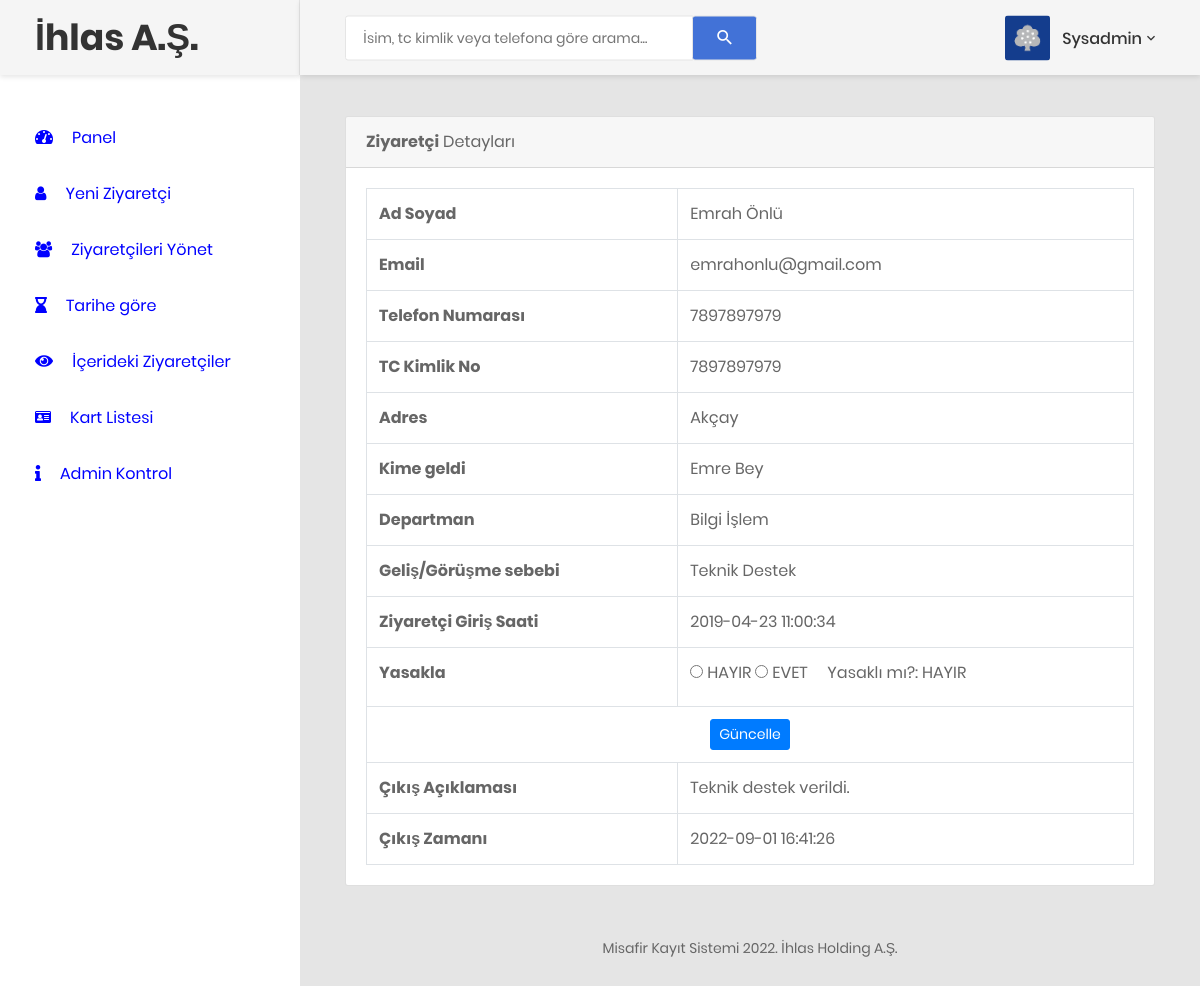
The app's page /visitor-detail.php?editid=5 (signed in) with its own data.
### tables this page shows
CREATE TABLE `tblvisitor` (
  `ID` int(5) NOT NULL,
  `FullName` varchar(120) DEFAULT NULL,
  `Kart` char(4) DEFAULT NULL,
  `Email` varchar(120) DEFAULT NULL,
  `MobileNumber` bigint(11) DEFAULT NULL,
  `TcKimlik` char(11) NOT NULL,
  `Address` varchar(250) DEFAULT NULL,
  `WhomtoMeet` varchar(120) DEFAULT NULL,
  `Deptartment` varchar(120) DEFAULT NULL,
  `ReasontoMeet` varchar(120) DEFAULT NULL,
  `EnterDate` timestamp NULL DEFAULT current_timestamp(),
  `remark` varchar(255) DEFAULT NULL,
  `outtime` timestamp NULL DEFAULT NULL ON UPDATE current_timestamp(),
  `Ban` char(6) DEFAULT NULL
);

### visitor-detail.php (the view, shortened to what this page needs)
<?php
include('includes/dbconnection.php');
if (strlen($_SESSION['cvmsaid']==0)) {
  header('location:logout.php');
  } else{
?>
<!DOCTYPE html>
<html lang="tr">
<head>
    <link href="css/font-face.css" rel="stylesheet" media="all">
    <link href="vendor/font-awesome-5/css/fontawesome-all.min.css" rel="stylesheet" media="all">
    <link href="vendor/font-awesome-4.7/css/font-awesome.min.css" rel="stylesheet" media="all">
    <link href="vendor/mdi-font/css/material-design-iconic-font.min.css" rel="stylesheet" media="all">
    <link href="vendor/bootstrap-4.1/bootstrap.min.css" rel="stylesheet" media="all">
    <link href="vendor/animsition/animsition.min.css" rel="stylesheet" media="all">
    <link href="vendor/bootstrap-progressbar/bootstrap-progressbar-3.3.4.min.css" rel="stylesheet" media="all">
    <link href="vendor/wow/animate.css" rel="stylesheet" media="all">
    <link href="vendor/css-hamburgers/hamburgers.min.css" rel="stylesheet" media="all">
    <link href="vendor/slick/slick.css" rel="stylesheet" media="all">
    <link href="vendor/select2/select2.min.css" rel="stylesheet" media="all">
    <link href="vendor/perfect-scrollbar/perfect-scrollbar.css" rel="stylesheet" media="all">
    <link href="css/theme.css" rel="stylesheet" media="all">
</head>
<body class="animsition">
    <div class="page-wrapper">
        <?php include_once('includes/sidebar.php');?>
        <div class="page-container">
            <?php include_once('includes/header.php');?>
            <div class="main-content">
                <div class="section__content section__content--p30">
                    <div class="container-fluid">
                        <div class="row">
                            <div class="col-lg-12">
                                <div class="card">
                                    <div class="card-header">
                                        <strong>Ziyaretçi</strong>  Detayları
                                    </div>
                                    <div class="card-body card-block">
  <?php
 $eid=$_GET['editid'];
$ret=mysqli_query($con,"select * from  tblvisitor where ID='$eid'");
while ($row=mysqli_fetch_array($ret)) {
?><table border="1" class="table table-bordered mg-b-0">
                                            <tr>
    <th>Ad Soyad</th>
    <td><?php  echo $row['FullName'];?></td>
  </tr>
   <tr>
    <th>Email</th>
    <td><?php  echo $row['Email'];?></td>
  </tr>
  <tr>
    <th>Telefon Numarası</th>
    <td><?php  echo $row['MobileNumber'];?></td>
  </tr>
  <tr>
    <th>TC Kimlik No</th>
    <td><?php  echo $row['TcKimlik'];?></td>
  </tr>
  <tr>
    <th>Adres</th>
    <td><?php  echo $row['Address'];?></td>
  </tr>
  <tr>
    <th>Kime geldi</th>
    <td><?php  echo $row['WhomtoMeet'];?></td>
  </tr>
  <tr>
    <th>Departman</th>
    <td><?php  echo $row['Deptartment'];?></td>
  </tr>
  <tr>
    <th>Geliş/Görüşme sebebi</th>
    <td><?php  echo $row['ReasontoMeet'];?></td>
  </tr>
  <tr>
    <th>Ziyaretçi Giriş Saati</th>
    <td><?php  echo $row['EnterDate'];?></td>
  </tr>
<?php if($row['remark']==""){ ?>
    <form method="post">
		<tr>
			<th>Yasakla</th>
			<td>
					<input type="radio" name="ban" value="HAYIR">
					<label>HAYIR </label>
					<input type="radio" name="ban" value="EVET">
					<label>EVET</label>
					&nbsp;&nbsp;&nbsp;&nbsp;Yasaklı mı?: <?php  echo $row['Ban']; ?>
				</td>
		</tr>
         <tr>
    <th>Çıkış Açıklaması :</th>
    <td>
    <textarea name="remark" placeholder="" rows="12" cols="14" class="form-control wd-450" required="true"></textarea></td>
  </tr>
 <tr align="center">
    <td colspan="2"><button type="submit" name="submit2" class="btn btn-primary btn-sm">Güncelle2</button></td>
  </tr>
               </form>
<?php } else { ?>
<form method="post">
	<tr>
		<th>Yasakla</th>
		<td>
			<input type="radio" name="ban" value="HAYIR">
			<label>HAYIR </label>
			<input type="radio" name="ban" value="EVET">
			<label>EVET</label>
			&nbsp;&nbsp;&nbsp;&nbsp;Yasaklı mı?: <?php  echo $row['Ban']; ?>
		</td>
	</tr>
	<tr align="center">
		<td colspan="2">
			<button type="submit" name="submit" class="btn btn-primary btn-sm">Güncelle</button></td>
	</tr>
</form>
<tr>
    <th>Çıkış Açıklaması </th>
    <td><?php echo $row['remark']; ?></td>
  </tr>
<tr>
<th>Çıkış Zamanı</th>
<td><?php echo $row['outtime']; ?>  </td>
<?php } ?>
</tr>
</table>
                                    </div>
                                </div>
                        </div>
                            </div>
<?php include_once('includes/footer.php');?>
                </div>
                </div>
            </div>
        </div>
</body>
</html>
<?php }  ?>
<?php }  ?>

### includes/header.php (shortened to what this page needs)
<header class="header-desktop">
                <div class="section__content section__content--p30">
                    <div class="container-fluid">
                        <div class="header-wrap">
                            <form class="form-header" name="search" action="search-visitor.php" method="post">
                                <input class="au-input au-input--xl" type="text" name="searchdata" id="searchdata" placeholder="İsim, tc kimlik veya telefona göre arama..." />
                                <button class="au-btn--submit" type="submit" name="search">
                                    <i class="zmdi zmdi-search"></i>
                                </button>
                            </form>
                            <div class="header-button">
                                 <?php
$adminid=$_SESSION['cvmsaid'];
$ret=mysqli_query($con,"select AdminName from tbladmin where ID='$adminid'");
$row=mysqli_fetch_array($ret);
$name=$row['AdminName'];
?>
                                <div class="account-wrap">
                                    <div class="account-item clearfix js-item-menu">
                                        <div class="image">
                                            <img src="images/icon/avatar-01.jpg" alt="Deneme Görsel" />
                                        </div>
                                        <div class="content">
                                            <a class="js-acc-btn" href="#"><?php echo $name; ?></a>
                                        </div>
                                    </div>
                                </div>
                            </div>
                        </div>
                    </div>
                </div>
            </header>

### includes/footer.php
<div class="row">
                            <div class="col-md-12">
                                <div class="copyright">
                                    <p>Misafir Kayıt Sistemi 2022. İhlas Holding A.Ş.</p>
                                </div>
                            </div>
                        </div>

### records on screen
tblvisitor: FullName "Emrah Önlü", Email "emrahonlu@gmail.com", MobileNumber "7897897979", TcKimlik "7897897979", Address "Akçay", WhomtoMeet "Emre Bey", Deptartment "Bilgi İşlem", ReasontoMeet "Teknik Destek", EnterDate "2019-04-23 11:00:34", Ban "HAYIR", remark "Teknik destek verildi.", outtime "2022-09-01 16:41:26"

### other values on screen
$name "Sysadmin"
